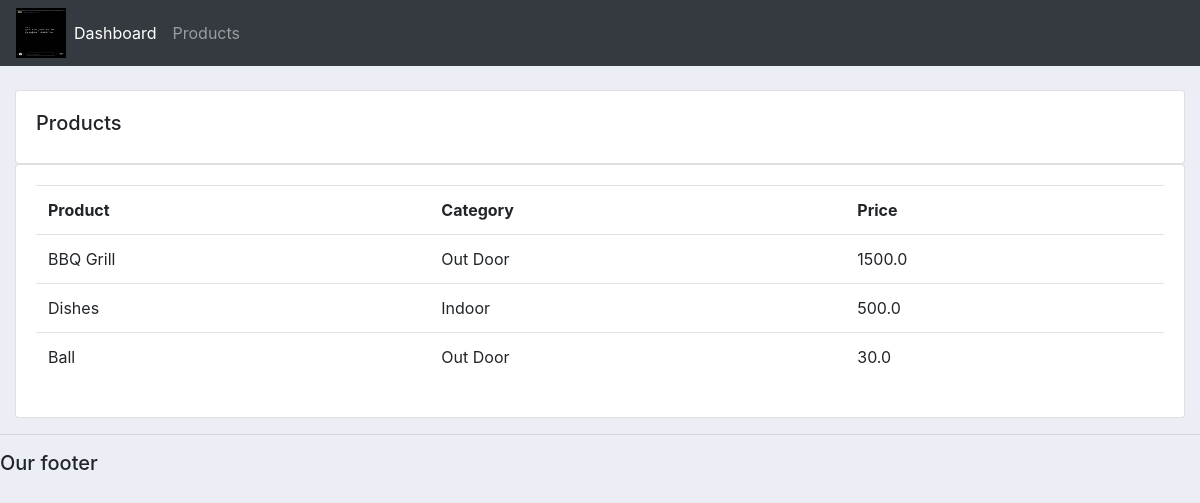
Screenshot of /products/ with the database file from the repository.
### accounts/models.py (models this page shows, shortened)
class Product(models.Model):
	CATEGORY = (
			('Indoor', 'Indoor'),
			('Out Door', 'Out Door'),
			)
	name = models.CharField(max_length=200, null=True)
	price = models.FloatField(null=True)
	category = models.CharField(max_length=200, null=True, choices=CATEGORY)
	description = models.CharField(max_length=200, null=True, blank=True)
	date_created = models.DateTimeField(auto_now_add=True, null=True)
	tags = models.ManyToManyField(Tag)

### accounts/views.py (the view)
# urls.py: path('products/', views.products, name='products'),
def products(request):
	products = Product.objects.all()
	return render(request, 'accounts/products.html', {'products':products})

### accounts/templates/accounts/products.html
{%  extends 'accounts/main.html' %}
{% block content %}
		<br>
		<div class="row">
			<div class="col-md">
				<div class="card card-body">
					<h5>Products</h5>
				</div>
				<div class="card card-body">
					<table class="table">
						<tr>
							<th>Product</th>
							<th>Category</th>
							<th>Price</th>
						</tr>
						{% for i in products%}
						<tr>
								<td> {{ i.name }} </td>
								<td> {{ i.category }} </td>
								<td> {{ i.price }} </td>
						</tr>
						{% endfor %}
					</table>
				</div>
			</div>
		</div>
{% endblock content %}

### static/css/main.css (style rules this page uses)
body { background-color: #ebeff5; }

### rows the page displays
Product: name "BBQ Grill", category "Out Door", price "1500.0"
Product: name "Dishes", category "Indoor", price "500.0"
Product: name "Ball", category "Out Door", price "30.0"
